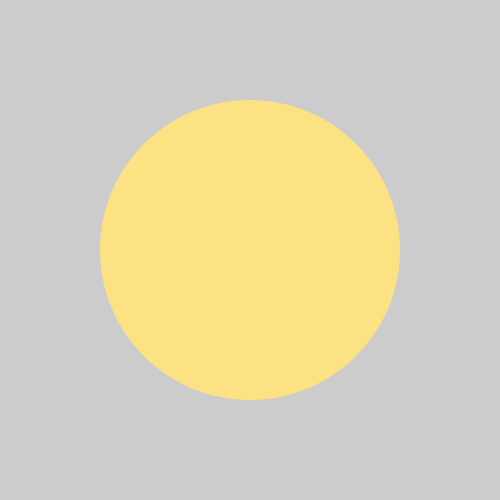
Frame 1 (no input)
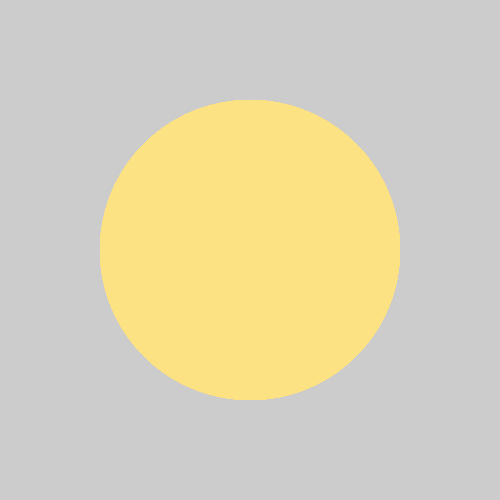
Frame 60 (the mouse pressed at the canvas centre just before this capture)
Frame 120 (the mouse held since frame 60 and released just before this capture): identical to frame 60, image omitted

The Processing sketch that drew these frames (run headless with seeded random() and noise(); from frame 60 on, the mouse is pressed at the canvas centre):

// Processing sketch: pizza
// ── pizza.pde

void setup() {
    size(500,500);
}
void draw() {
  fill(252,226,130);
  noStroke();
  ellipse(250,250,300,300);
  
  
  
 
  
  
  
  
  
  
  
  
  
  
}
